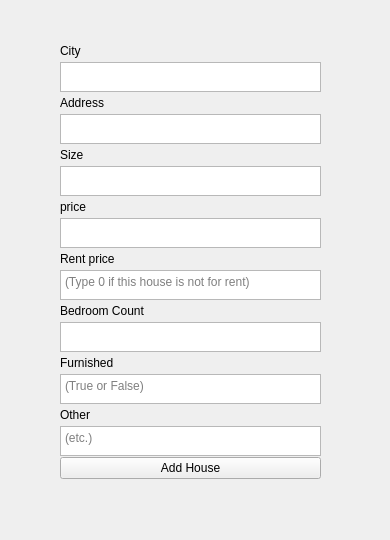
<?xml version="1.0" encoding="UTF-8"?>
<ui version="4.0">
 <class>Form</class>
 <widget class="QWidget" name="Form">
  <property name="geometry">
   <rect>
    <x>0</x>
    <y>0</y>
    <width>390</width>
    <height>540</height>
   </rect>
  </property>
  <property name="maximumSize">
   <size>
    <width>390</width>
    <height>540</height>
   </size>
  </property>
  <property name="windowTitle">
   <string>Form</string>
  </property>
  <widget class="QWidget" name="verticalLayoutWidget">
   <property name="geometry">
    <rect>
     <x>60</x>
     <y>40</y>
     <width>261</width>
     <height>455</height>
    </rect>
   </property>
   <layout class="QVBoxLayout" name="formLayout">
    <property name="spacing">
     <number>0</number>
    </property>
    <item>
     <widget class="QLabel" name="cityLabel">
      <property name="maximumSize">
       <size>
        <width>16777215</width>
        <height>20</height>
       </size>
      </property>
      <property name="text">
       <string>City</string>
      </property>
     </widget>
    </item>
    <item>
     <widget class="QTextEdit" name="cityTextEdit">
      <property name="maximumSize">
       <size>
        <width>16777215</width>
        <height>30</height>
       </size>
      </property>
     </widget>
    </item>
    <item>
     <widget class="QLabel" name="addressLabel">
      <property name="maximumSize">
       <size>
        <width>16777215</width>
        <height>20</height>
       </size>
      </property>
      <property name="text">
       <string>Address</string>
      </property>
     </widget>
    </item>
    <item>
     <widget class="QTextEdit" name="addressTextEdit">
      <property name="maximumSize">
       <size>
        <width>16777215</width>
        <height>30</height>
       </size>
      </property>
     </widget>
    </item>
    <item>
     <widget class="QLabel" name="sizeLabel">
      <property name="maximumSize">
       <size>
        <width>16777215</width>
        <height>20</height>
       </size>
      </property>
      <property name="text">
       <string>Size</string>
      </property>
     </widget>
    </item>
    <item>
     <widget class="QTextEdit" name="sizeTextEdit">
      <property name="maximumSize">
       <size>
        <width>16777215</width>
        <height>30</height>
       </size>
      </property>
     </widget>
    </item>
    <item>
     <widget class="QLabel" name="priceLabel">
      <property name="maximumSize">
       <size>
        <width>16777215</width>
        <height>20</height>
       </size>
      </property>
      <property name="text">
       <string>price</string>
      </property>
     </widget>
    </item>
    <item>
     <widget class="QTextEdit" name="priceTextEdit">
      <property name="maximumSize">
       <size>
        <width>16777215</width>
        <height>30</height>
       </size>
      </property>
     </widget>
    </item>
    <item>
     <widget class="QLabel" name="rentPriceLabel">
      <property name="maximumSize">
       <size>
        <width>16777215</width>
        <height>20</height>
       </size>
      </property>
      <property name="text">
       <string>Rent price</string>
      </property>
     </widget>
    </item>
    <item>
     <widget class="QTextEdit" name="rentPriceTextEdit">
      <property name="maximumSize">
       <size>
        <width>16777215</width>
        <height>30</height>
       </size>
      </property>
      <property name="placeholderText">
       <string>(Type 0 if this house is not for rent)</string>
      </property>
     </widget>
    </item>
    <item>
     <widget class="QLabel" name="bedroomCountLabel">
      <property name="maximumSize">
       <size>
        <width>16777215</width>
        <height>20</height>
       </size>
      </property>
      <property name="text">
       <string>Bedroom Count</string>
      </property>
     </widget>
    </item>
    <item>
     <widget class="QTextEdit" name="bedroomCountTextEdit">
      <property name="maximumSize">
       <size>
        <width>16777215</width>
        <height>30</height>
       </size>
      </property>
     </widget>
    </item>
    <item>
     <widget class="QLabel" name="furnishedLabel">
      <property name="maximumSize">
       <size>
        <width>16777215</width>
        <height>20</height>
       </size>
      </property>
      <property name="text">
       <string>Furnished</string>
      </property>
     </widget>
    </item>
    <item>
     <widget class="QTextEdit" name="furnishedTextEdit">
      <property name="maximumSize">
       <size>
        <width>16777215</width>
        <height>30</height>
       </size>
      </property>
      <property name="placeholderText">
       <string>(True or False)</string>
      </property>
     </widget>
    </item>
    <item>
     <widget class="QLabel" name="otherLabel">
      <property name="maximumSize">
       <size>
        <width>16777215</width>
        <height>20</height>
       </size>
      </property>
      <property name="text">
       <string>Other</string>
      </property>
     </widget>
    </item>
    <item>
     <widget class="QTextEdit" name="otherTextEdit">
      <property name="maximumSize">
       <size>
        <width>16777215</width>
        <height>30</height>
       </size>
      </property>
      <property name="placeholderText">
       <string>(etc.)</string>
      </property>
     </widget>
    </item>
    <item>
     <widget class="QPushButton" name="addHouseButton">
      <property name="text">
       <string>Add House</string>
      </property>
     </widget>
    </item>
   </layout>
  </widget>
 </widget>
 <resources/>
 <connections/>
</ui>
